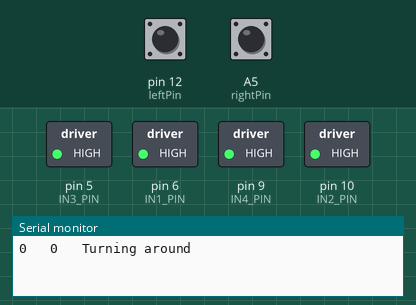
Simulated run of this sketch. Board: Arduino Uno, built with avr-gcc and run on an emulated ATmega328P. Parts: switched loads named in the sketch (green lamp = pin HIGH), the last lines printed to the serial monitor. Dashed ring = blinking. Inputs (shaded band) come from the test bench; at power-on: pin 12 (leftPin) LOW, A5 (rightPin) LOW.

Above: at 2.2 s.
2.3 s: pin 12 (leftPin) pulled HIGH for 1.8 s
At 3.6 s:
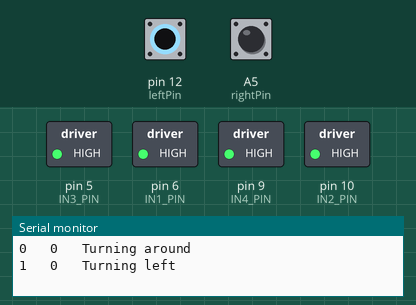
5.8 s: A5 (rightPin) pulled HIGH for 1.8 s
At 6.75 s:
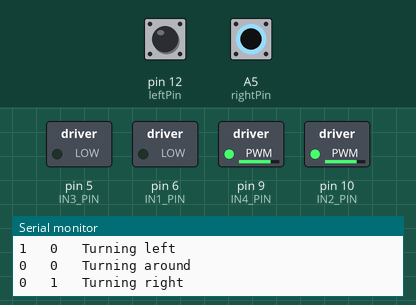
9.9 s: pin 12 (leftPin) driven HIGH and A5 (rightPin) driven HIGH
At 11.5 s:
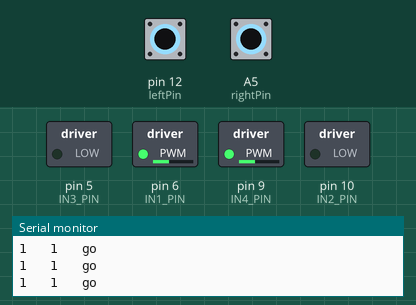
12.4 s: A5 (rightPin) driven LOW
At 13.5 s:
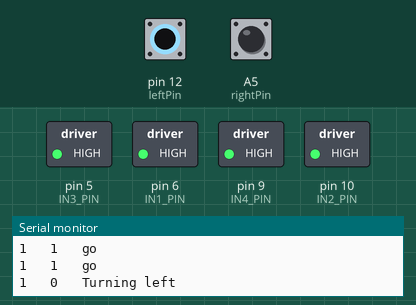
17.4 s: pin 12 (leftPin) driven LOW
At 18.9 s:
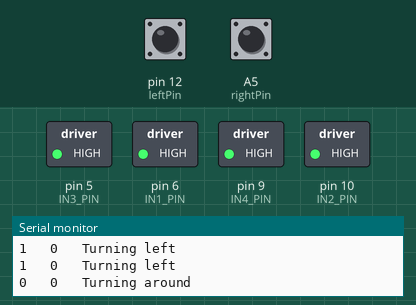
22.4 s: pin 12 (leftPin) driven HIGH
At 24.7 s:
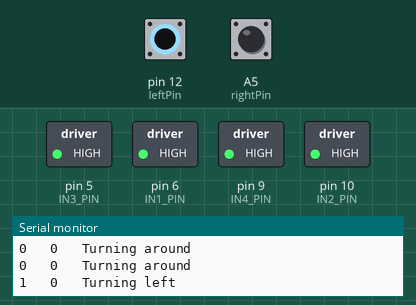
Timing chart, 0 to 28.4 s (numbered marks = the images above; inputs shaded):
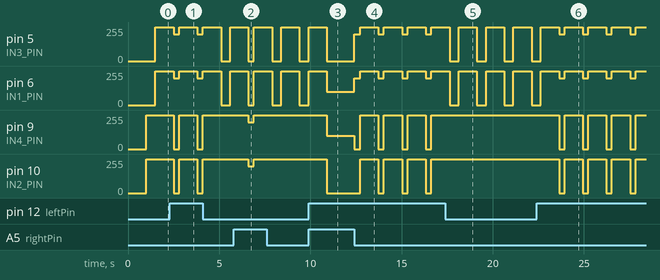

Measured:
- after the input at 2.3 s, pin 9 (IN4_PIN), pin 10 (IN2_PIN): alternates 255/255 for 1.0 s and 0/255 for 0.30 s, starting after 0.20 s
- after the input at 5.8 s, pin 9 (IN4_PIN), pin 10 (IN2_PIN): 255/255 → 200/255 after 0.80 s, → 255/255 0.30 s later
- after the input at 9.9 s, pin 5 (IN3_PIN): goes on until 10.9 s, then stays 0/255; pin 9 (IN4_PIN): 255/255 → 100/255 after 1.0 s; pin 10 (IN2_PIN): 255/255 → 0/255 after 1.0 s
- after the input at 12.4 s, pin 5 (IN3_PIN), pin 6 (IN1_PIN): alternates 255/255 for 1.0 s and 200/255 for 0.30 s, starting at once; pin 9 (IN4_PIN): alternates 255/255 for 1.0 s and 0/255 for 0.30 s, starting at once; pin 10 (IN2_PIN): alternates 255/255 for 1.0 s and 0/255 for 0.30 s, starting after 0.33 s
- after the input at 17.4 s, pin 9 (IN4_PIN), pin 10 (IN2_PIN): stops changing and stays 255/255
- after the input at 22.4 s, pin 9 (IN4_PIN), pin 10 (IN2_PIN): alternates 255/255 for 1.0 s and 0/255 for 0.30 s, starting after 1.2 s

The sketch:

InfraredAvoidance_Function.ino
```cpp
#define IN1_PIN 6   // PWMB
#define IN2_PIN 10  // DIRB  ---  right
#define IN4_PIN 9   // PWMA
#define IN3_PIN 5   // DIRA  ---  left
const int leftPin = 12;
const int rightPin = A5;
byte LeftValue, RightValue;
void setup()
{
  Serial.begin(9600);
  pinMode(leftPin, INPUT);
  pinMode(rightPin, INPUT);
  pinMode(IN1_PIN, OUTPUT);
  pinMode(IN2_PIN, OUTPUT);
  pinMode(IN3_PIN, OUTPUT);
  pinMode(IN4_PIN, OUTPUT);
  delay(1000);
}

void loop()
{
  LeftValue = digitalRead(leftPin);
  RightValue = digitalRead(rightPin);
  if (LeftValue >= 1 && RightValue >= 1)
  {
    analogWrite(IN1_PIN, 100); //the speed value of motorA is val
    analogWrite(IN2_PIN, LOW);
    analogWrite(IN3_PIN, LOW);
    analogWrite(IN4_PIN, 100); //the speed value of motorB is val
    Serial.print(LeftValue);
    Serial.print("   ");
    Serial.print(RightValue);
    Serial.print("   ");
    Serial.println("go");//********************************************//forward
  } else if (LeftValue >= 1 && RightValue < 1) {
    analogWrite(IN1_PIN, 200);//the speed value of motorA is 200
    analogWrite(IN2_PIN, 0);
    analogWrite(IN3_PIN, 200);//the speed value of motorB is 200
    analogWrite(IN4_PIN, 0);
    Serial.print(LeftValue);
    Serial.print("   ");
    Serial.print(RightValue);
    Serial.print("   ");
    Serial.println("Turning left");
    delay(300);
    digitalWrite(IN1_PIN, HIGH);
    digitalWrite(IN2_PIN, HIGH);
    digitalWrite(IN3_PIN, HIGH);
    digitalWrite(IN4_PIN, HIGH);
    delay(1000); //********************************************//Turning left
  } else if (LeftValue < 1 && RightValue < 1) {
    analogWrite(IN1_PIN, 0);
    analogWrite(IN2_PIN, 255); //the speed value of motorA is 255
    analogWrite(IN3_PIN, 0);
    analogWrite(IN4_PIN, 255); //the speed value of motorB is 255
    Serial.print(LeftValue);
    Serial.print("   ");
    Serial.print(RightValue);
    Serial.print("   ");
    Serial.println("Turning around");
    delay(500);
    digitalWrite(IN1_PIN, HIGH);
    digitalWrite(IN2_PIN, HIGH);
    digitalWrite(IN3_PIN, HIGH);
    digitalWrite(IN4_PIN, HIGH);
    delay(1000); //********************************************//Turning around
  } if (LeftValue < 1 && RightValue >= 1) {
    analogWrite(IN1_PIN, 0);
    analogWrite(IN2_PIN, 200);//the speed value of motorA is 200
    analogWrite(IN3_PIN, 0);
    analogWrite(IN4_PIN, 200);//the speed value of motorB is 200
    Serial.print(LeftValue);
    Serial.print("   ");
    Serial.print(RightValue);
    Serial.print("   ");
    Serial.println("Turning right");
    delay(300);
    digitalWrite(IN1_PIN, HIGH);
    digitalWrite(IN2_PIN, HIGH);
    digitalWrite(IN3_PIN, HIGH);
    digitalWrite(IN4_PIN, HIGH);
    delay(1000); //********************************************//Turning right
  }
}
```
